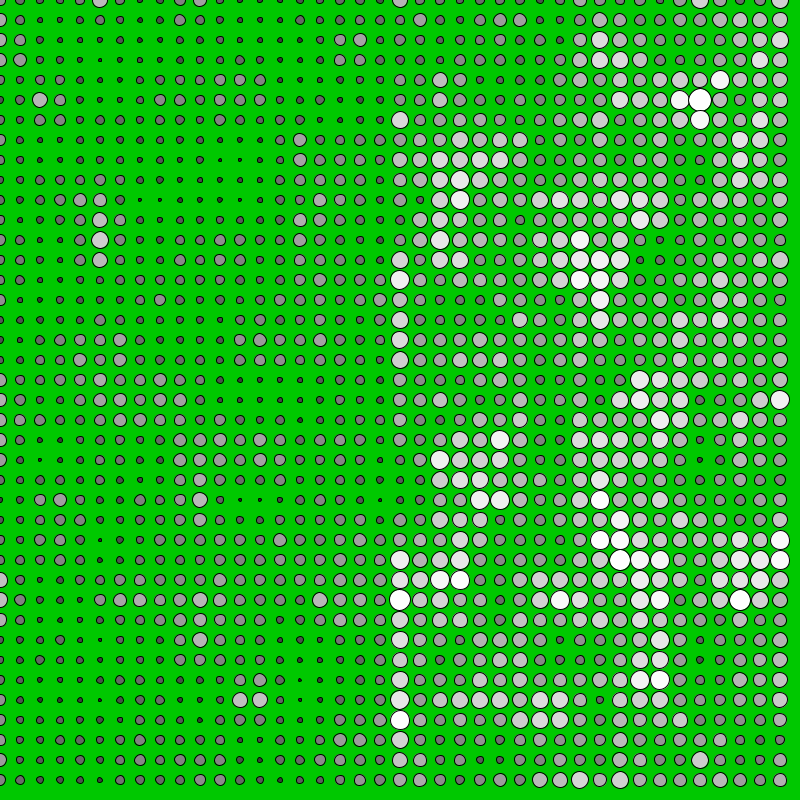
Frame 1 (no input)
Frame 60 (the mouse pressed at the canvas centre just before this capture): identical to frame 1, image omitted
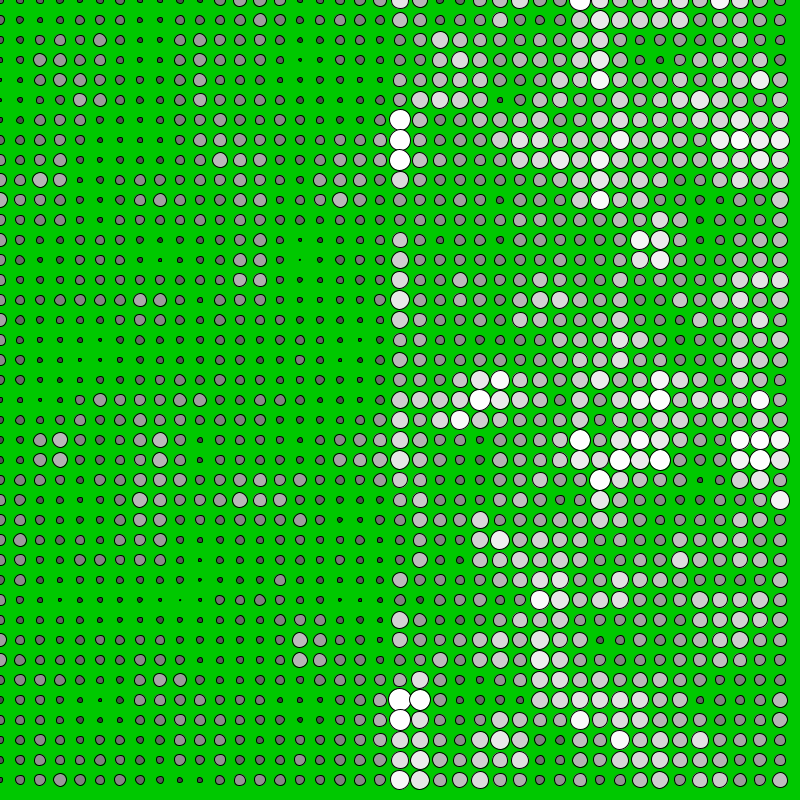
Frame 120 (the mouse held since frame 60 and released just before this capture)

The Processing sketch that drew these frames (run headless with seeded random() and noise(); from frame 60 on, the mouse is pressed at the canvas centre):

// Processing sketch: noiseDetail
// ── noiseDetail.pde
  

float noiseVal;
float noiseScale=0.02;
int cell = 20;

void setup(){
  size(800,800);
}

void draw() {
  background(0,200,0);
  for (int y = 0; y < height; y+=cell) {
    for (int x = 0; x < width/2; x+=cell) {
      // draw on the left side of the screen
      noiseDetail(3,0.5);
      noiseVal = noise((mouseX+x) * noiseScale, (mouseY+y) * noiseScale);
      fill(noiseVal*255);      
      circle(x,y, cell*noiseVal);
      //stroke(noiseVal*255);
      //point(x,y);

      
      // draw on the right side of the screen
      noiseDetail(8,0.65);
      noiseVal = noise((mouseX + x + width/2) * noiseScale, 
                       (mouseY + y) * noiseScale);
      fill(noiseVal * 255);
      circle(x+ width/2,y, cell*noiseVal);
      
      //stroke(noiseVal * 255);
      //point(x + width/2, y);
    }
  }
}
